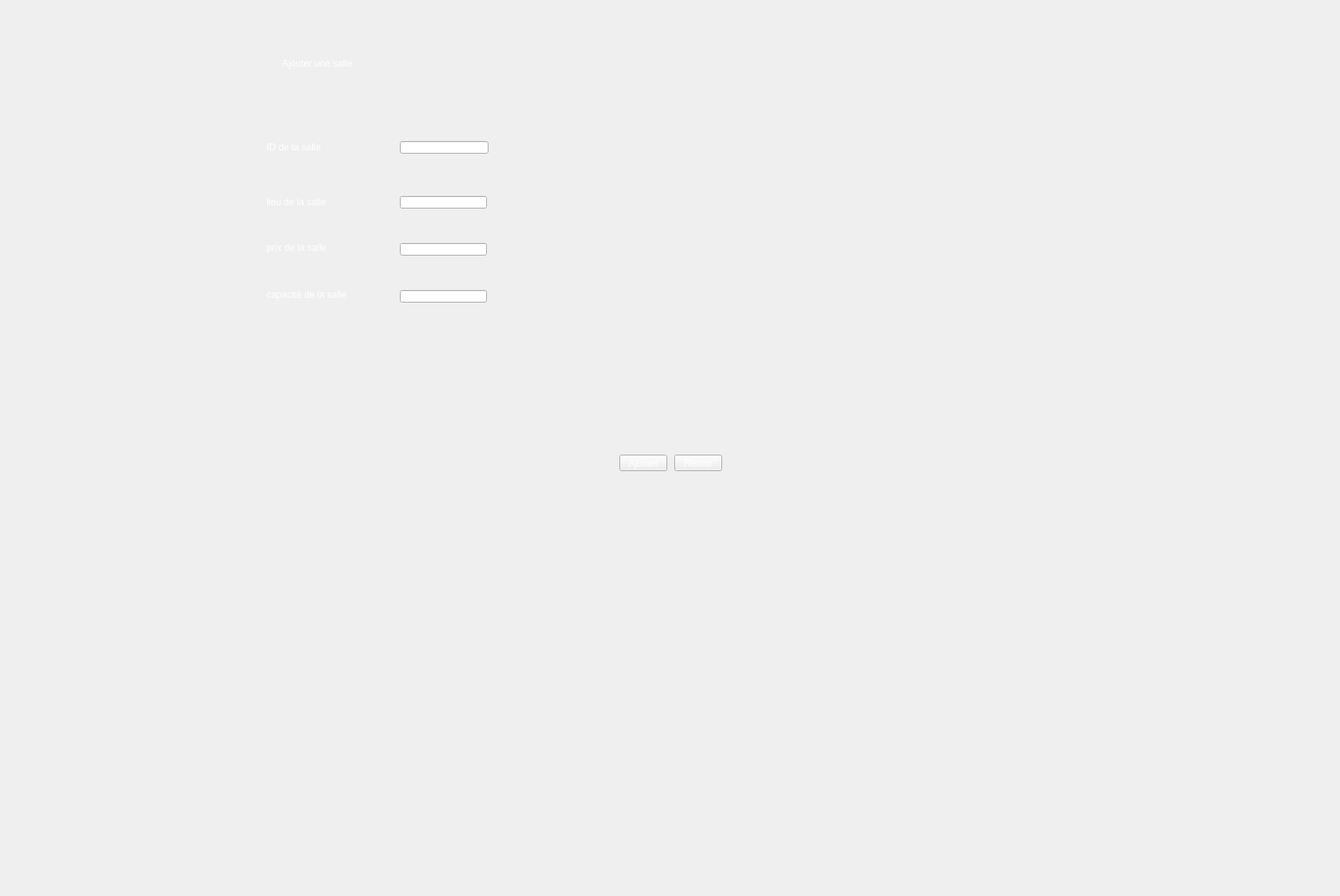
    <widget class="QWidget" name="page_8">
     <widget class="QLabel" name="img_8">
      <property name="geometry">
       <rect>
        <x>-10</x>
        <y>-10</y>
        <width>1700</width>
        <height>1134</height>
       </rect>
      </property>
      <property name="text">
       <string/>
      </property>
      <property name="pixmap">
       <pixmap resource="src.qrc">:/ressource/mariage.jpg</pixmap>
      </property>
      <property name="scaledContents">
       <bool>false</bool>
      </property>
      <property name="alignment">
       <set>Qt::AlignCenter</set>
      </property>
      <property name="wordWrap">
       <bool>false</bool>
      </property>
     </widget>
     <widget class="QLabel" name="label_14">
      <property name="geometry">
       <rect>
        <x>360</x>
        <y>50</y>
        <width>431</width>
        <height>61</height>
       </rect>
      </property>
      <property name="styleSheet">
       <string notr="true">color:rgb(255, 255, 255);
font: 75 29pt &quot;Segoe Script&quot;;</string>
      </property>
      <property name="text">
       <string>Ajouter une salle</string>
      </property>
     </widget>
     <widget class="QLabel" name="label_16">
      <property name="geometry">
       <rect>
        <x>340</x>
        <y>180</y>
        <width>101</width>
        <height>16</height>
       </rect>
      </property>
      <property name="styleSheet">
       <string notr="true">color: rgb(255, 255, 255);
font: 87 9pt &quot;Arial Black&quot;;</string>
      </property>
      <property name="text">
       <string>ID de la salle</string>
      </property>
     </widget>
     <widget class="QLabel" name="label_15">
      <property name="geometry">
       <rect>
        <x>340</x>
        <y>250</y>
        <width>101</width>
        <height>16</height>
       </rect>
      </property>
      <property name="styleSheet">
       <string notr="true">color: rgb(255, 255, 255);
font: 87 9pt &quot;Arial Black&quot;;</string>
      </property>
      <property name="text">
       <string>lieu de la salle</string>
      </property>
     </widget>
     <widget class="QLabel" name="label_17">
      <property name="geometry">
       <rect>
        <x>340</x>
        <y>300</y>
        <width>141</width>
        <height>31</height>
       </rect>
      </property>
      <property name="styleSheet">
       <string notr="true">color: rgb(255, 255, 255);
font: 87 9pt &quot;Arial Black&quot;;</string>
      </property>
      <property name="text">
       <string>prix de la salle</string>
      </property>
     </widget>
     <widget class="QLabel" name="label_18">
      <property name="geometry">
       <rect>
        <x>340</x>
        <y>360</y>
        <width>141</width>
        <height>31</height>
       </rect>
      </property>
      <property name="styleSheet">
       <string notr="true">color: rgb(255, 255, 255);
font: 87 9pt &quot;Arial Black&quot;;</string>
      </property>
      <property name="text">
       <string>capacité de la salle</string>
      </property>
     </widget>
     <widget class="QPushButton" name="ajoutersalle">
      <property name="geometry">
       <rect>
        <x>790</x>
        <y>580</y>
        <width>61</width>
        <height>21</height>
       </rect>
      </property>
      <property name="styleSheet">
       <string notr="true">background-image: url(:/ressource/mariage.jpg);
color: rgb(255, 255, 255);
font: 8pt &quot;Sachiko&quot;;
border-color: rgb(255, 255, 255);</string>
      </property>
      <property name="text">
       <string>Ajouter</string>
      </property>
     </widget>
     <widget class="QPushButton" name="retouur">
      <property name="geometry">
       <rect>
        <x>860</x>
        <y>580</y>
        <width>61</width>
        <height>21</height>
       </rect>
      </property>
      <property name="styleSheet">
       <string notr="true">background-image: url(:/ressource/mariage.jpg);
color: rgb(255, 255, 255);
font: 8pt &quot;Sachiko&quot;;
border-color: rgb(255, 255, 255);</string>
      </property>
      <property name="text">
       <string>Retour</string>
      </property>
     </widget>
     <widget class="QLineEdit" name="lineEdit_id">
      <property name="geometry">
       <rect>
        <x>510</x>
        <y>180</y>
        <width>113</width>
        <height>16</height>
       </rect>
      </property>
      <property name="styleSheet">
       <string notr="true">font: 75 8pt &quot;Segoe Script&quot;;
color: rgb(0, 0, 0);</string>
      </property>
      <property name="maxLength">
       <number>4</number>
      </property>
     </widget>
     <widget class="QLineEdit" name="lineEdit_lieu">
      <property name="geometry">
       <rect>
        <x>510</x>
        <y>250</y>
        <width>111</width>
        <height>16</height>
       </rect>
      </property>
      <property name="styleSheet">
       <string notr="true">font: 75 8pt &quot;Segoe Script&quot;;
color: rgb(0, 0, 0);</string>
      </property>
     </widget>
     <widget class="QLineEdit" name="lineEdit_prix">
      <property name="geometry">
       <rect>
        <x>510</x>
        <y>310</y>
        <width>111</width>
        <height>16</height>
       </rect>
      </property>
      <property name="styleSheet">
       <string notr="true">font: 75 8pt &quot;Segoe Script&quot;;
color: rgb(0, 0, 0);</string>
      </property>
     </widget>
     <widget class="QLineEdit" name="lineEdit_capacite">
      <property name="geometry">
       <rect>
        <x>510</x>
        <y>370</y>
        <width>111</width>
        <height>16</height>
       </rect>
      </property>
      <property name="styleSheet">
       <string notr="true">font: 75 8pt &quot;Segoe Script&quot;;
color: rgb(0, 0, 0);</string>
      </property>
     </widget>
    </widget>
